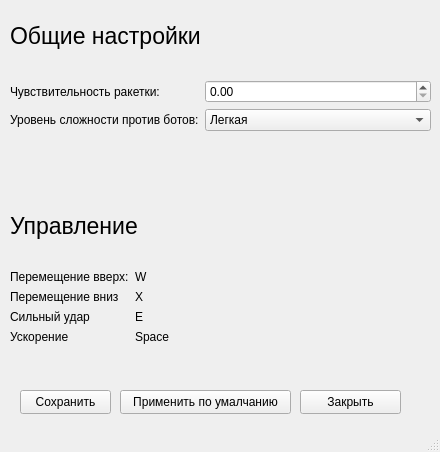
<?xml version="1.0" encoding="UTF-8"?>
<ui version="4.0">
 <class>MainWindow</class>
 <widget class="QMainWindow" name="MainWindow">
  <property name="geometry">
   <rect>
    <x>0</x>
    <y>0</y>
    <width>440</width>
    <height>452</height>
   </rect>
  </property>
  <property name="windowTitle">
   <string>Настройки</string>
  </property>
  <widget class="QWidget" name="centralwidget">
   <widget class="QWidget" name="formLayoutWidget">
    <property name="geometry">
     <rect>
      <x>10</x>
      <y>80</y>
      <width>421</width>
      <height>101</height>
     </rect>
    </property>
    <layout class="QFormLayout" name="formLayout">
     <item row="0" column="0">
      <widget class="QLabel" name="label">
       <property name="text">
        <string>Чувствительность ракетки:</string>
       </property>
      </widget>
     </item>
     <item row="1" column="0">
      <widget class="QLabel" name="label_2">
       <property name="text">
        <string>Уровень сложности против ботов:</string>
       </property>
      </widget>
     </item>
     <item row="2" column="0">
      <widget class="QLabel" name="label_3">
       <property name="text">
        <string/>
       </property>
      </widget>
     </item>
     <item row="0" column="1">
      <widget class="QDoubleSpinBox" name="doubleSpinBox"/>
     </item>
     <item row="1" column="1">
      <widget class="QComboBox" name="comboBox">
       <item>
        <property name="text">
         <string>Легкая</string>
        </property>
       </item>
       <item>
        <property name="text">
         <string>Средняя</string>
        </property>
       </item>
       <item>
        <property name="text">
         <string>Сложная</string>
        </property>
       </item>
      </widget>
     </item>
    </layout>
   </widget>
   <widget class="QLabel" name="label_4">
    <property name="geometry">
     <rect>
      <x>10</x>
      <y>10</y>
      <width>211</width>
      <height>51</height>
     </rect>
    </property>
    <property name="font">
     <font>
      <pointsize>17</pointsize>
     </font>
    </property>
    <property name="text">
     <string>Общие настройки</string>
    </property>
   </widget>
   <widget class="QLabel" name="label_5">
    <property name="geometry">
     <rect>
      <x>10</x>
      <y>200</y>
      <width>211</width>
      <height>51</height>
     </rect>
    </property>
    <property name="font">
     <font>
      <pointsize>17</pointsize>
     </font>
    </property>
    <property name="text">
     <string>Управление</string>
    </property>
   </widget>
   <widget class="QWidget" name="formLayoutWidget_2">
    <property name="geometry">
     <rect>
      <x>10</x>
      <y>270</y>
      <width>421</width>
      <height>101</height>
     </rect>
    </property>
    <layout class="QFormLayout" name="formLayout_2">
     <item row="0" column="0">
      <widget class="QLabel" name="label_6">
       <property name="text">
        <string>Перемещение вверх:</string>
       </property>
      </widget>
     </item>
     <item row="1" column="0">
      <widget class="QLabel" name="label_7">
       <property name="text">
        <string>Перемещение вниз</string>
       </property>
      </widget>
     </item>
     <item row="2" column="0">
      <widget class="QLabel" name="label_8">
       <property name="text">
        <string>Сильный удар</string>
       </property>
      </widget>
     </item>
     <item row="3" column="0">
      <widget class="QLabel" name="label_9">
       <property name="text">
        <string>Ускорение</string>
       </property>
      </widget>
     </item>
     <item row="0" column="1">
      <widget class="QLabel" name="label_10">
       <property name="text">
        <string>W</string>
       </property>
      </widget>
     </item>
     <item row="1" column="1">
      <widget class="QLabel" name="label_11">
       <property name="text">
        <string>X</string>
       </property>
      </widget>
     </item>
     <item row="2" column="1">
      <widget class="QLabel" name="label_12">
       <property name="text">
        <string>E</string>
       </property>
      </widget>
     </item>
     <item row="3" column="1">
      <widget class="QLabel" name="label_13">
       <property name="text">
        <string>Space</string>
       </property>
      </widget>
     </item>
    </layout>
   </widget>
   <widget class="QPushButton" name="pushButton">
    <property name="geometry">
     <rect>
      <x>20</x>
      <y>390</y>
      <width>91</width>
      <height>24</height>
     </rect>
    </property>
    <property name="text">
     <string>Сохранить</string>
    </property>
   </widget>
   <widget class="QPushButton" name="pushButton_2">
    <property name="geometry">
     <rect>
      <x>120</x>
      <y>390</y>
      <width>171</width>
      <height>24</height>
     </rect>
    </property>
    <property name="text">
     <string>Применить по умалчанию</string>
    </property>
   </widget>
   <widget class="QPushButton" name="pushButton_3">
    <property name="geometry">
     <rect>
      <x>300</x>
      <y>390</y>
      <width>101</width>
      <height>24</height>
     </rect>
    </property>
    <property name="text">
     <string>Закрыть</string>
    </property>
   </widget>
  </widget>
  <widget class="QStatusBar" name="statusbar"/>
 </widget>
 <resources/>
 <connections/>
</ui>
